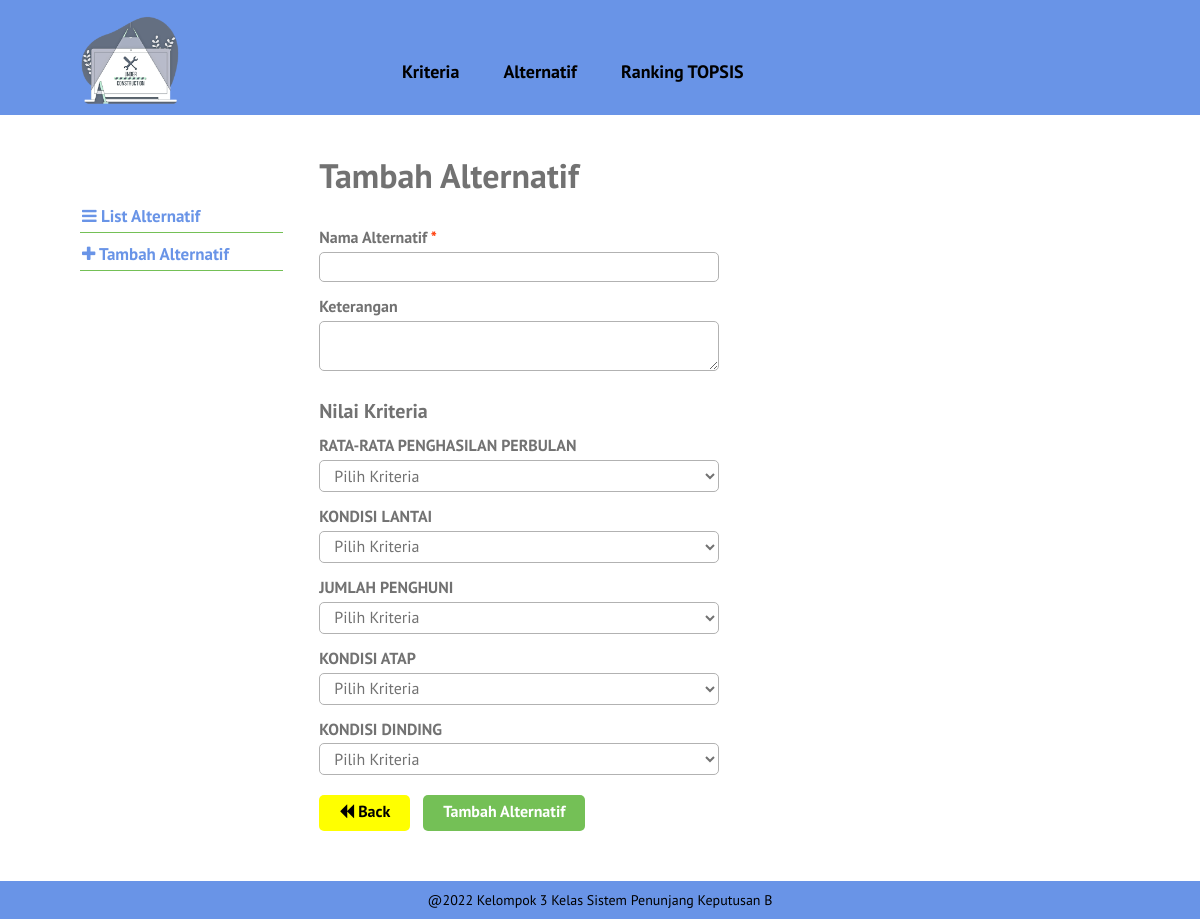
Page /tambah-alternatif.php on the committed database.
### tables this page shows
CREATE TABLE `kriteria` (
  `id_kriteria` int(10) NOT NULL,
  `nama` varchar(30) NOT NULL,
  `id_tipe` int(11) NOT NULL,
  `bobot` float NOT NULL
);

### tambah-alternatif.php (the view, shortened to what this page needs)
<?php require_once('includes/init.php'); ?>
<?php
$nama_alternatif = (isset($_POST['nama_alternatif'])) ? trim($_POST['nama_alternatif']) : '';
$keterangan = (isset($_POST['keterangan'])) ? trim($_POST['keterangan']) : '';
?>
<?php
require_once('template-parts/header.php');
?>
	<div class="main-content-row">
	<div class="container clearfix">
		<?php include_once('template-parts/sidebar-alternatif.php'); ?>
		<div class="main-content the-content">
			<h1>Tambah Alternatif</h1>
				<form action="tambah-alternatif.php" method="post">
					<div class="field-wrap clearfix">
						<label>Nama Alternatif <span class="red">*</span></label>
						<input type="text" name="nama_alternatif" value="<?php echo $nama_alternatif; ?>">
					</div>
					<div class="field-wrap clearfix">
						<label>Keterangan</label>
						<textarea name="keterangan" cols="30" rows="2"><?php echo $keterangan; ?></textarea>
					</div>
					<h3>Nilai Kriteria</h3>
					<?php
					$query = $pdo->prepare('SELECT id_kriteria, nama FROM kriteria');
					$query->execute();
					$query->setFetchMode(PDO::FETCH_ASSOC);
					if($query->rowCount() > 0):
						while($kriteria = $query->fetch()):
						?>
							<div class="field-wrap clearfix">
								<label><?php echo $kriteria['nama']; ?></label>
								<select name="kriteria[<?php echo $kriteria['id_kriteria']; ?>]">
									<option selected disabled value="">Pilih Kriteria</option>
								</select>
							</div>
						<?php
						endwhile;
					else:
						echo '<p>Kriteria masih kosong.</p>';
					endif;
					?>
					<div class="field-wrap clearfix">
					<a href="list-alternatif.php" class="button" style="background-color:yellow; color:black;"><span class="fa fa-backward"></span> Back</a> &nbsp;
						<button type="submit" name="submit" value="submit" class="button">Tambah Alternatif</button>
					</div>
				</form>
		</div>
	</div>
	</div>
<?php
require_once('template-parts/footer.php');

### stylesheets/style.css (style rules this page uses)
html,body,div,span,applet,object,iframe,h1,h2,h3,h4,h5,h6,p,blockquote,pre,a,abbr,acronym,address,big,cite,code,del,dfn,em,img,ins,kbd,q,s,samp,small,strike,strong,sub,sup,tt,var,b,u,i,center,dl,dt,dd,ol,ul,li,fieldset,form,label,legend,table,caption,tbody,tfoot,thead,tr,th,td,article,aside,canvas,details,embed,figure,figcaption,footer,header,hgroup,menu,nav,output,ruby,section,summary,time,mark,audio,video { margin:0;padding:0;border:0;font-size:100%;vertical-align:baseline }
body { line-height:1 }
*,*:before,*:after { -moz-box-sizing:border-box;-webkit-box-sizing:border-box;box-sizing:border-box }
.clearfix:before,.clearfix:after { content:" ";display:table }
.clear,.clearfix:after { clear:both }
a { color:#74c056;text-decoration:none }
.container { max-width:1100px;margin:0 auto;position:relative;padding:0 30px }
body { background:#74c056;font-family:"PT Sans",sans-serif;color:#727272;font-size:14px;line-height:1.3;font-weight:500 }
textarea,input[type="text"],input[type="email"],input[type="date"],input[type="tel"],input[type="search"],input[type="number"],select,input[type="password"] { background:#fff;border:1px solid #b2b2b2;width:100%;font-family:inherit;font-weight:inherit;font-size:16px;padding:4px 10px;vertical-align:top;margin:0;color:#727272;border-radius:5px }
textarea { min-width:100%;max-width:100% }
h1,h2,h3,h4,h5,h6 { font-weight:300 }
.the-content { font-size:16px;line-height:1.42857 }
.the-content a { color:#519133 }
.the-content h1,.the-content h2,.the-content h3,.the-content h4,.the-content h5,.the-content h6 { font-weight:700 }
.the-content h1 { font-size:34px;margin:0.8em 0 0.8em;padding:0;line-height:1.2 }
.the-content h3 { font-size:20px;margin:0.8em 0 0.3em }
.the-content>h1:first-child,.the-content>h3:first-child,.the-content>h2:first-child { margin-top:0 }
.fa { display:inline-block;font:normal normal normal 14px/1 FontAwesome;font-size:inherit;text-rendering:auto;-webkit-font-smoothing:antialiased;-moz-osx-font-smoothing:grayscale }
.fa-backward:before { content:"\f04a" }
button,a { -webkit-transition:all .2s ease;-moz-transition:all .2s ease;-o-transition:all .2s ease;transition:all 0.2s ease }
span.red,a.red,.the-content span.red,.the-content a.red { color:#ff3600 }
.the-content .button,.button { background:#74c056;color:#fff;display:inline-block;font-size:16px;font-weight:700;line-height:1.2;border:0;font-family:inherit;padding:7px 20px 9px;cursor:pointer;border-radius:5px }
.main-content { float:right;width:77%;padding:40px 0 }
.field-wrap { max-width:400px;padding-bottom:10px }
.field-wrap label { display:block;font-weight:700;padding:3px 0 }
.field-wrap .button { margin-top:10px }

### template-parts/header.php (style rules this page uses)
body { background: #6994e7; }

### template-parts/sidebar-alternatif.php (style rules this page uses)
a { color: #6994e7; text-decoration: none; }

### rows in the picture
kriteria: nama "RATA-RATA PENGHASILAN PERBULAN"
kriteria: nama "KONDISI LANTAI"
kriteria: nama "JUMLAH PENGHUNI"
kriteria: nama "KONDISI ATAP"
kriteria: nama "KONDISI DINDING"
